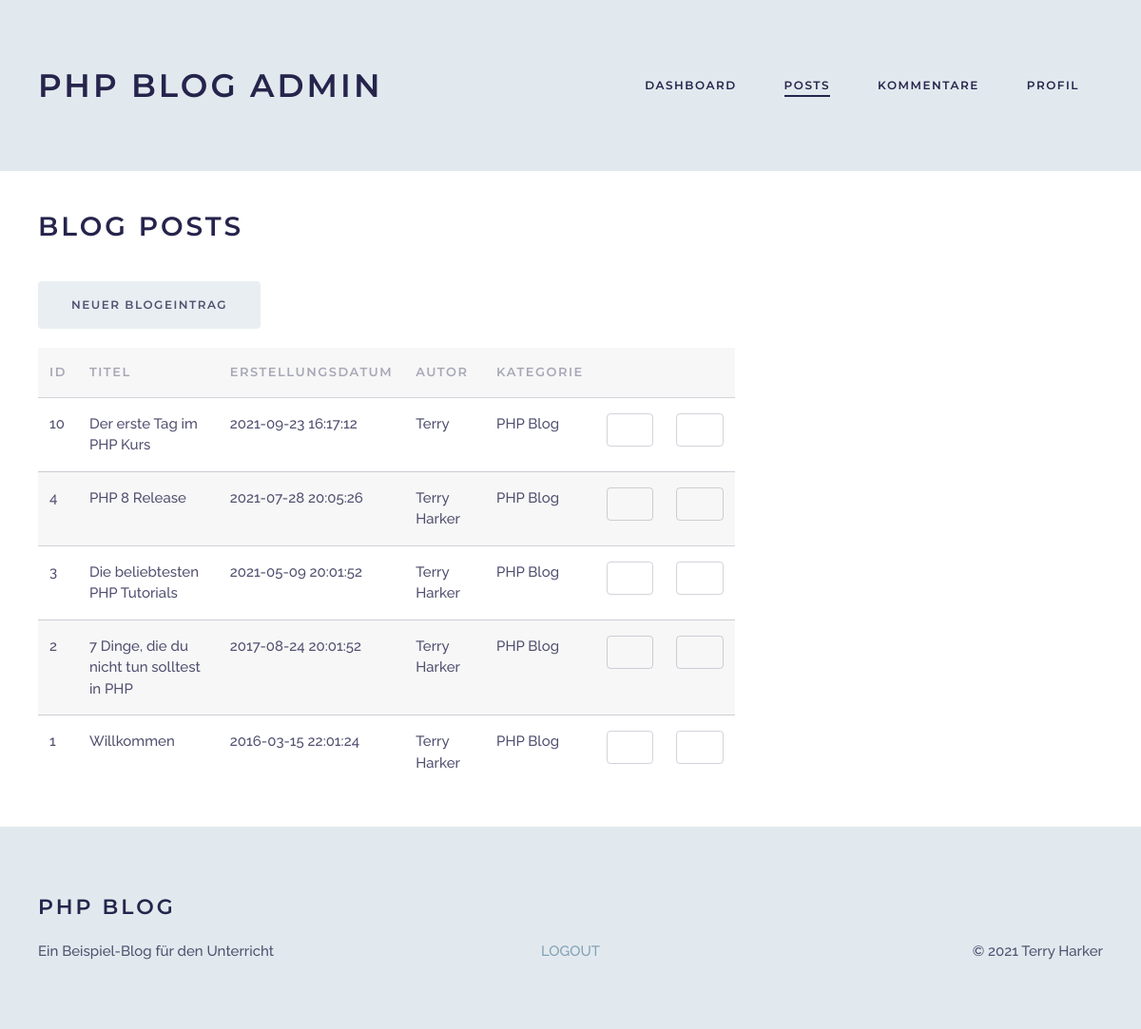
The page /admin/blogposts.php (signed in) on the database its author committed.
### tables this page shows
CREATE TABLE `blogpost` (
  `IDblogpost` int(11) NOT NULL,
  `post_title` varchar(255) NOT NULL,
  `post_created` timestamp NOT NULL DEFAULT current_timestamp(),
  `post_author` varchar(64) NOT NULL,
  `post_category` varchar(64) NOT NULL,
  `post_shorttext` text NOT NULL,
  `post_longtext` text NOT NULL,
  `post_image` varchar(255) NOT NULL,
  `post_state` tinyint(1) NOT NULL DEFAULT 1
);

### admin/blogposts.php (the view, shortened to what this page needs)
<?php
require_once('../includes/mysql-connect.php');
require_once('../library/html.functions.php');
$query = "SELECT * FROM blogpost ORDER BY post_created DESC";
$res = mysqli_query($connection, $query);
$daten = mysqli_fetch_all($res, MYSQLI_ASSOC);
?>
<?php include('html/start.php'); ?>
		<section class="uk-section-default uk-padding uk-width">
			<h2>Blog Posts</h2>
			<div class="uk-grid uk-grid-margin" uk-grid>
				<div class=" uk-width-1-1 uk-width-2-3@l">
					<a class="uk-button uk-button-primary" href="blogpost.php">Neuer Blogeintrag</a>
					<table class="uk-table uk-table-divider uk-table-striped">
						<tr>
							<th>ID</th>
							<th>Titel</th>
							<th>Erstellungsdatum</th>
							<th>Autor</th>
							<th>Kategorie</th>
							<th></th>
							<th></th>
						</tr>
					<?php if( isset($daten) && count($daten)>0 ) { ?>
						<?php foreach($daten as $datensatz) { ?>
						<tr>
							<td><?php echo $datensatz['IDblogpost']; ?></td>
							<td><?php echo $datensatz['post_title']; ?></td>
							<td><?php echo $datensatz['post_created']; ?></td>
							<td><?php echo $datensatz['post_author']; ?></td>
							<td><?php echo $datensatz['post_category']; ?></td>
							<td><a class="uk-button uk-button-default uk-button-small" href="blogpost.php?task=edit&id=<?php echo $datensatz['IDblogpost']; ?>"><i class="fas fa-edit"></a></td>
							<td><a class="uk-button uk-button-default uk-button-small" href="blogposts.php?task=delete&id=<?php echo $datensatz['IDblogpost']; ?>"><i class="fas fa-trash-alt"></a></td>
						</tr>
						<?php } ?>
					<?php } ?>
					</table>
				</div>
				<div class=" uk-width-1-1 uk-width-1-3@l">
				</div>
			</div>
		</section>
<?php include('html/end.php'); ?>

### rows shown on the page
blogpost: IDblogpost "10", post_title "Der erste Tag im PHP Kurs", post_created "2021-09-23 16:17:12", post_author "Terry", post_category "PHP Blog"
blogpost: IDblogpost "4", post_title "PHP 8 Release", post_created "2021-07-28 20:05:26", post_author "Terry Harker", post_category "PHP Blog"
blogpost: IDblogpost "3", post_title "Die beliebtesten PHP Tutorials", post_created "2021-05-09 20:01:52", post_author "Terry Harker", post_category "PHP Blog"
blogpost: IDblogpost "2", post_title "7 Dinge, die du nicht tun solltest in PHP", post_created "2017-08-24 20:01:52", post_author "Terry Harker", post_category "PHP Blog"
blogpost: IDblogpost "1", post_title "Willkommen", post_created "2016-03-15 22:01:24", post_author "Terry Harker", post_category "PHP Blog"

### other values the page prints
$item['title'] "DASHBOARD"
$item['title'] "POSTS"
$item['title'] "KOMMENTARE"
$item['title'] "PROFIL"
